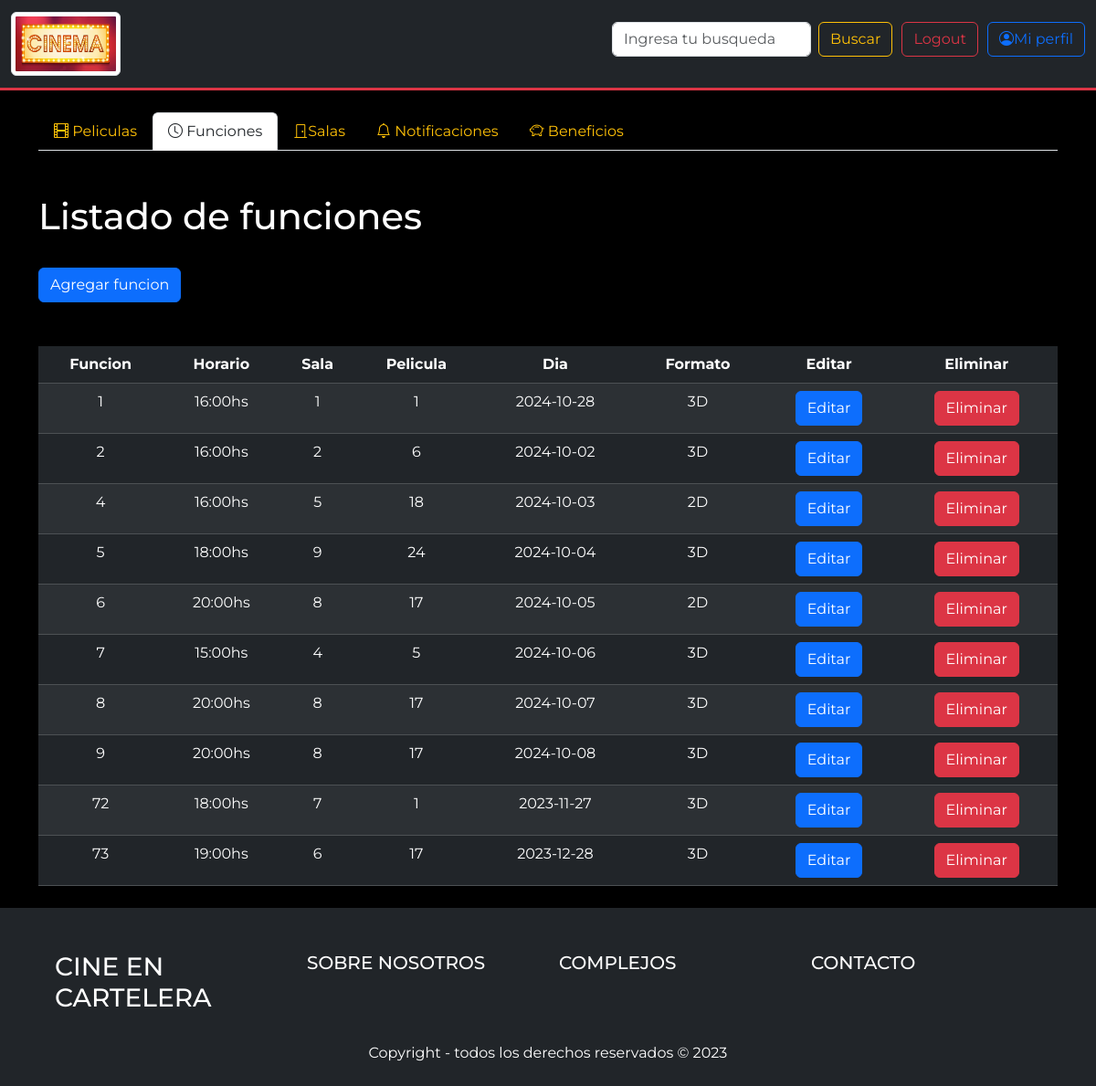
/gerente_funciones.php (signed in), run on the app's committed database.
### tables this page shows
CREATE TABLE `funcion` (
  `id_funcion` int(11) NOT NULL,
  `horario_entrada` varchar(100) NOT NULL,
  `id_sala` int(11) NOT NULL,
  `id_pelicula` int(11) NOT NULL,
  `dia` varchar(500) NOT NULL,
  `formato` varchar(50) NOT NULL
);

### cargar_funciones_gerente.php (the view)
<?php
require_once "conexion.php";
$sql = "SELECT id_funcion, horario_entrada, id_sala, id_pelicula, dia, formato FROM funcion";
$query = $conn->prepare($sql);
$query->execute();
while($datos = $query->fetch())
{
    echo
    "
        <tr>
            <td>$datos[id_funcion]</td>
            <td>$datos[horario_entrada]</td>
            <td>$datos[id_sala]</td>
            <td>$datos[id_pelicula]</td>
            <td>$datos[dia]</td>
            <td>$datos[formato]</td>
            <td><a class='btn btn-primary' href='editar_funcion.php?id_funcion=$datos[id_funcion]'>Editar</a></td>
            <td><a class='btn btn-danger' href='eliminar_funcion.php?id_funcion=$datos[id_funcion]'>Eliminar</a></td>
        </tr>";
}
?>

### cine/css/estilos_inicio.css (style rules this page uses)
* { padding: 0%; margin: 0%; box-sizing: border-box; font-family: "Montserrat", sans-serif; }
body { background-color: black; color: white; }

### data on the page
funcion: id_funcion "1", horario_entrada "16:00hs", id_sala "1", id_pelicula "1", dia "2024-10-28", formato "3D"
funcion: id_funcion "2", horario_entrada "16:00hs", id_sala "2", id_pelicula "6", dia "2024-10-02", formato "3D"
funcion: id_funcion "4", horario_entrada "16:00hs", id_sala "5", id_pelicula "18", dia "2024-10-03", formato "2D"
funcion: id_funcion "5", horario_entrada "18:00hs", id_sala "9", id_pelicula "24", dia "2024-10-04", formato "3D"
funcion: id_funcion "6", horario_entrada "20:00hs", id_sala "8", id_pelicula "17", dia "2024-10-05", formato "2D"
funcion: id_funcion "7", horario_entrada "15:00hs", id_sala "4", id_pelicula "5", dia "2024-10-06", formato "3D"
funcion: id_funcion "8", horario_entrada "20:00hs", id_sala "8", id_pelicula "17", dia "2024-10-07", formato "3D"
funcion: id_funcion "9", horario_entrada "20:00hs", id_sala "8", id_pelicula "17", dia "2024-10-08", formato "3D"
funcion: id_funcion "72", horario_entrada "18:00hs", id_sala "7", id_pelicula "1", dia "2023-11-27", formato "3D"
funcion: id_funcion "73", horario_entrada "19:00hs", id_sala "6", id_pelicula "17", dia "2023-12-28", formato "3D"
